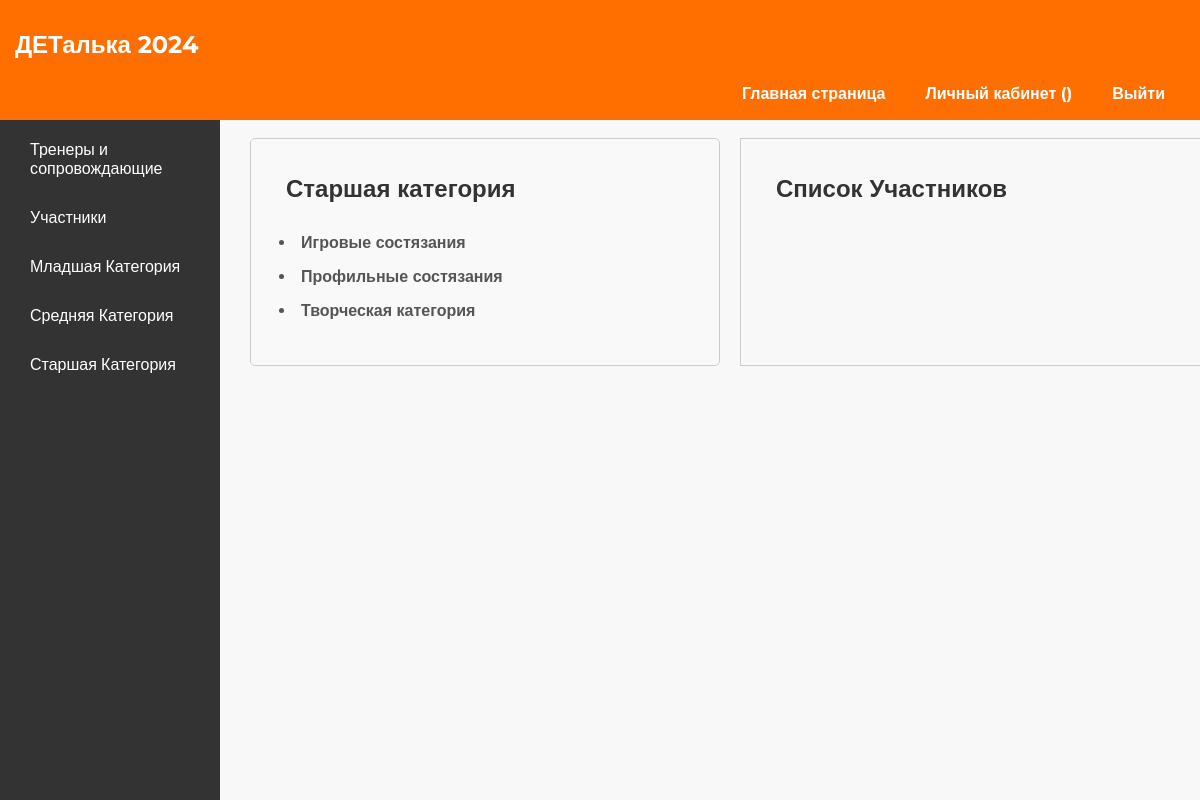
The app's page /dashboard/c/3/ (signed in) with its own data.
### accounts/models.py (models this page shows, shortened)
class AgeCategory(models.Model):
    name = models.CharField(max_length=50)
    min_age = models.IntegerField()
    max_age = models.IntegerField()

class GameCategory(models.Model):
    name = models.CharField(max_length=50)
    age_category = models.ForeignKey(AgeCategory, on_delete=models.CASCADE)

### accounts/views.py (the view, shortened to what this page needs)
# urls.py: path('dashboard/c/<int:age_category_id>/', views.categories, name='categories'),
def categories(request, age_category_id):
    institution = request.user
    age_category = AgeCategory.objects.get(id=age_category_id)
    game_categories = age_category.gamecategory_set.all()
    students = Student.objects.filter(institution=institution)
    teachers = Teacher.objects.filter(institution=institution)
    teams = Team.objects.filter(institution=institution)
    context = {
        'age_category': age_category,
        'age_category_id': age_category_id,
        'game_categories': game_categories,
        'students': students,
        'teachers': teachers,
        'teams': teams,
    }
    return render(request, 'dashboard/elem.html', context)

### templates/dashboard/elem.html (shortened to what this page needs)
{% extends 'dashboard/dashboard.html' %}
{% block embedded_page_content %}
    <div class="grid-container">
        <div class="form-container" style="max-width: 100%">
            <h2>{{ age_category.name }}</h2>
            <ul>
                {% for game_category in age_category.gamecategory_set.all %}
                    <li class="game-category-toggle">{{ game_category.name }}</li>
                {% endfor %}
            </ul>
        </div>
        <div class="list-container" style="max-width: 100%">
            <h2>Список Участников</h2>
        </div>
    </div>
{% endblock %}

### static/styles.css (style rules this page uses)
body, h1, h2, h3, p, ul, li { font-family: 'Montserrat', sans-serif; }
h1, h2, h3, p, ul, li { margin: 10px; padding: 5px; }
h2, h3 { color: #333; }
body { font-family: 'Montserrat', sans-serif; background-color: #f8f8f8; }
.form-container { background-color: #f9f9f9; padding: 20px; border-radius: 5px; }
.grid-container { display: grid; grid-template-columns: 1fr 1fr; gap: 20px; }
.form-container, .list-container { border: 1px solid #ccc; padding: 20px; }
.game-category-toggle { cursor: pointer; font-weight: bold; margin-top: 5px; margin-bottom: 5px; font-size: 16px; color: #555; }

### records on screen
AgeCategory: name "Старшая категория"
GameCategory: name "Игровые состязания"
GameCategory: name "Профильные состязания"
GameCategory: name "Творческая категория"
